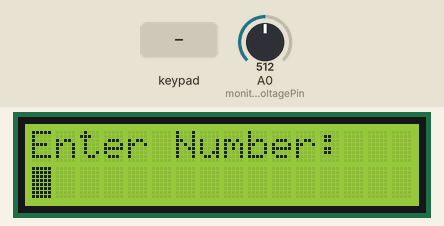
The sketch below on a simulated Arduino Uno, built with avr-gcc and run on an emulated ATmega328P. On the bench: 16×2 character LCD. The test bench sets the inputs (shaded band); at power-on: A0 (monitoredArduinoVoltagePin) = 512. The modem accepts every AT command (registered, SIM ready, sends succeed) and sends nothing else; what the sketch prints to the serial monitor is not drawn.

Above: at 1.3 s.
1.4 s: A0 (monitoredArduinoVoltagePin) set to 311
2.9 s: A0 (monitoredArduinoVoltagePin) set to 283
At 3.2 s:
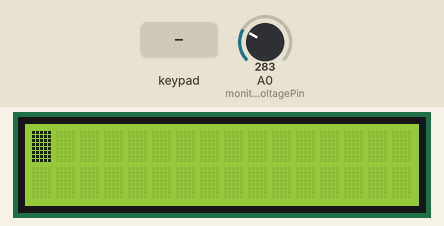
4.4 s: A0 (monitoredArduinoVoltagePin) set to 306
At 7.1 s:
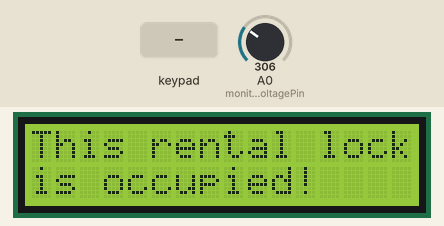
7.4 s: keypad keys 9 8 7 6 # pressed 0.4 s apart
At 8.82 s:
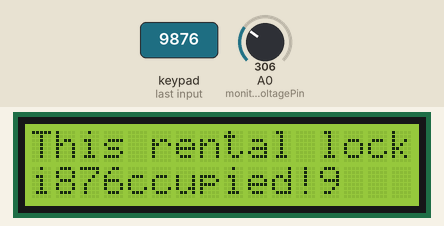
10.9 s: key '!' pressed
At 12.0 s:
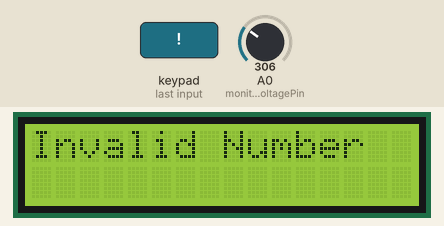
13.9 s: key '*' pressed
At 14.8 s:
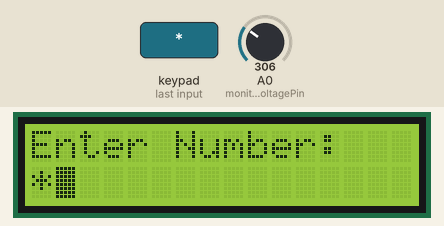
Timing chart, 0 to 16.4 s (numbered marks = the images above; inputs shaded):
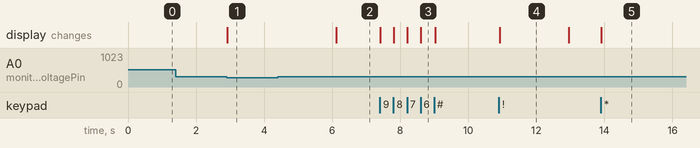

The sketch:

GSM-KEYPAD-LCD.ino
```cpp
/*SMARTLOCKER: ENHANCING PUP CONVENIENCE WITH COIN-OPERATED &
SMS-NOTIFICATION LOCKERS */

//PEDROSA SOURCE CODES (ARUDUINO)

#include <Keypad.h>
#include <LiquidCrystal_I2C.h>
#include <SoftwareSerial.h>

SoftwareSerial SIM900A(12, 11);


const int monitoredArduinoVoltagePin = A0; // Connect the analog pin A0 to the voltage you want to monitor


const int thresholdVoltage = 300; // TO CHECK OTHER ARDUINO POWER
bool timesUpSent = false;


// Keypad connection
const byte ROWS = 4;
const byte COLS = 4;
char keys[ROWS][COLS] = {
  {'1','2','3','!'},
  {'4','5','6','B'},
  {'7','8','9','C'},
  {'*','0','#','D'}
};
byte rowPins[ROWS] = {9, 8, 7, 6};
byte colPins[COLS] = {5, 4, 3, 2};
Keypad keypad = Keypad(makeKeymap(keys), rowPins, colPins, ROWS, COLS);

String mobileNumber = "";
int cursorPosition = 0;

// LCD display configuration
LiquidCrystal_I2C lcd(0x27, 16, 2);

void setup() {

  lcd.init();
  lcd.backlight();
  SIM900A.begin(9600);
  Serial.begin(9600);
  pinMode(monitoredArduinoVoltagePin, INPUT);
  lcd.begin(16, 2);
  lcd.print("Enter Number:       ");
  lcd.print("Press # to skip");
  lcd.setCursor(0, 1);
  lcd.blink();


  mobileNumber = "";
  cursorPosition = 0;
}

void loop() {
  char key = keypad.getKey();

  if (key != NO_KEY) {
    handleKeypadInput(key);
  }

  int voltageValue = analogRead(monitoredArduinoVoltagePin);
  if (voltageValue < thresholdVoltage && !timesUpSent) {
    timesUpSent = true;
    Serial.println("Arduino 2 is shut down or out of voltage!" );
    lcd.clear();
    SendTimesUp();
    lcd.print("Time is expired,");
    lcd.setCursor(0, 1);
    lcd.print("Insert Coin to");
    lcd.setCursor(0, 2);
    lcd.print("ACCESS!");

    unsigned long startTime = millis();

    while (millis() - startTime < 10000) {

      voltageValue = analogRead(monitoredArduinoVoltagePin);
      if (voltageValue >= thresholdVoltage) {

        break;
      }
    }

    if (voltageValue < thresholdVoltage) {

      lcd.clear();
      SendCoops();
      lcd.print("Please see Admin,");
      lcd.setCursor(0, 1);
      lcd.print("to retrieve your");
      lcd.setCursor(0, 2);
      lcd.print("Belongings!");
      lcd.noBlink();

    }
  }

  if (voltageValue >= thresholdVoltage && timesUpSent) {
    lcd.clear();
    lcd.print("This rental locker");
    lcd.setCursor(0, 1);
    lcd.print("is occupied!");
    lcd.noBlink();
    timesUpSent = false;
  }
}

void handleKeypadInput(char key) {
  if (key == '!') {

    if (mobileNumber.length() != 11) {
      lcd.clear();
      lcd.print("Invalid Number");
      delay(2000);
      mobileNumber = "";
      cursorPosition = 0;
      lcd.clear();
  lcd.print("Enter Number:       ");
  lcd.print("Press # to skip");
  lcd.setCursor(0, 1);
  lcd.blink();
      return;
    }

    lcd.clear();
    lcd.print("Sending SMS:");
    lcd.setCursor(0, 1);
    lcd.print(mobileNumber);

    SendMessage();

    delay(2000);


    lcd.clear();
    lcd.print("This rental locker");
    lcd.setCursor(0, 1);
    lcd.print("is occupied");
     lcd.noBlink();
  }

else if (key == 'B') {

    if (cursorPosition > 0) {
      mobileNumber = mobileNumber.substring(0, cursorPosition - 1) + mobileNumber.substring(cursorPosition);
      cursorPosition--;
      lcd.setCursor(cursorPosition, 1);
      lcd.print(" ");
      lcd.setCursor(cursorPosition, 1);
    }
  }
  else if (key == 'C') {

    mobileNumber = "";
    cursorPosition = 0;
    lcd.clear();
      lcd.print("Enter Number:       ");
  lcd.print("Press # to skip");
  lcd.setCursor(0, 1);
    lcd.blink();

  }
  else if (key == 'D') {

    mobileNumber = "";
    cursorPosition = 0;
    lcd.clear();
    lcd.print("Change Number");
    lcd.setCursor(0, 1);
    lcd.blink();
  }
   else if (key == '#') {

    mobileNumber = "";
    cursorPosition = 0;
    lcd.clear();
    lcd.print("This rental locker");
    lcd.setCursor(0, 1);
    lcd.print("is occupied");
    lcd.noBlink();

  }
  else {

    if (mobileNumber.length() < 16) {
      mobileNumber = mobileNumber.substring(0, cursorPosition) + String(key) + mobileNumber.substring(cursorPosition);
      cursorPosition++;
      lcd.print(key);
      lcd.setCursor(cursorPosition, 1);
    }
  }
}

void SendMessage() {
  lcd.clear();
  lcd.print("Your Number");
  lcd.setCursor(0, 1);
  lcd.print("Have Been Registered");
  delay(4000);
    lcd.clear();
  lcd.print("Sending Message");
  SIM900A.println("AT+CMGF=1");
  delay(1000);
  SIM900A.print("AT+CMGS=\"");
  SIM900A.print(mobileNumber);
  SIM900A.println("\"");
  delay(1000);
  SIM900A.println("Your locker belongings have a limited time! Retrieve your items before the expiry date to avoid forfeiture. We will send an alert message"); // Message content
  delay(1000);
  lcd.clear();
  SIM900A.println((char)26); // ASCII code of CTRL+Z
  delay(1000);
  lcd.clear();
  lcd.print("Message has been");
  lcd.setCursor(0, 1);
  lcd.print("sent via SMS ");
}

void SendTimesUp() {


  SIM900A.println("AT+CMGF=1");  // Sets the GSM Module in Text Mode
  delay(1000);
  SIM900A.print("AT+CMGS=\"");
  SIM900A.print(mobileNumber);
  SIM900A.println("\"");
  delay(1000);
  SIM900A.println("Your locker time has expired! Please retrieve your belongings as soon as possible to avoid forfeiture. Thank you!"); // Message content
  delay(1000);
  lcd.clear();
  SIM900A.println((char)26);
 // ASCII code of CTRL+Z
}

void SendCoops() {


  SIM900A.println("AT+CMGF=1");  // Sets the GSM Module in Text Mode
  delay(1000);
  SIM900A.print("AT+CMGS=\"");
  SIM900A.print("09217871467");
  SIM900A.println("\"");
  delay(1000);
  SIM900A.println("This Locker A exceed the time Limit! Go and reset the locker"); // Message content
  delay(1000);
  lcd.clear();
  SIM900A.println((char)26);
 // ASCII code of CTRL+Z
}
```

Measured:
- the behaviour switches between 300 and 299 on A0 (monitoredArduinoVoltagePin) (found by bisection; images 0 and 1)
- after the input at 1.4 s, every drawn part: stays the same
- after the input at 2.9 s, the display: changes at once (image 1)
- after the input at 4.4 s, the display: changes after 1.7 s (image 2)
- after the input at 7.4 s, the display: first changes at once (image 3 shows a later state)
- after the input at 10.9 s, the display: changes at once (image 4)
- after the input at 13.9 s, the display: changes at once (image 5)
- what the display in image 4 shows lasts 2.1 s, from 10.9 s to 13.0 s
